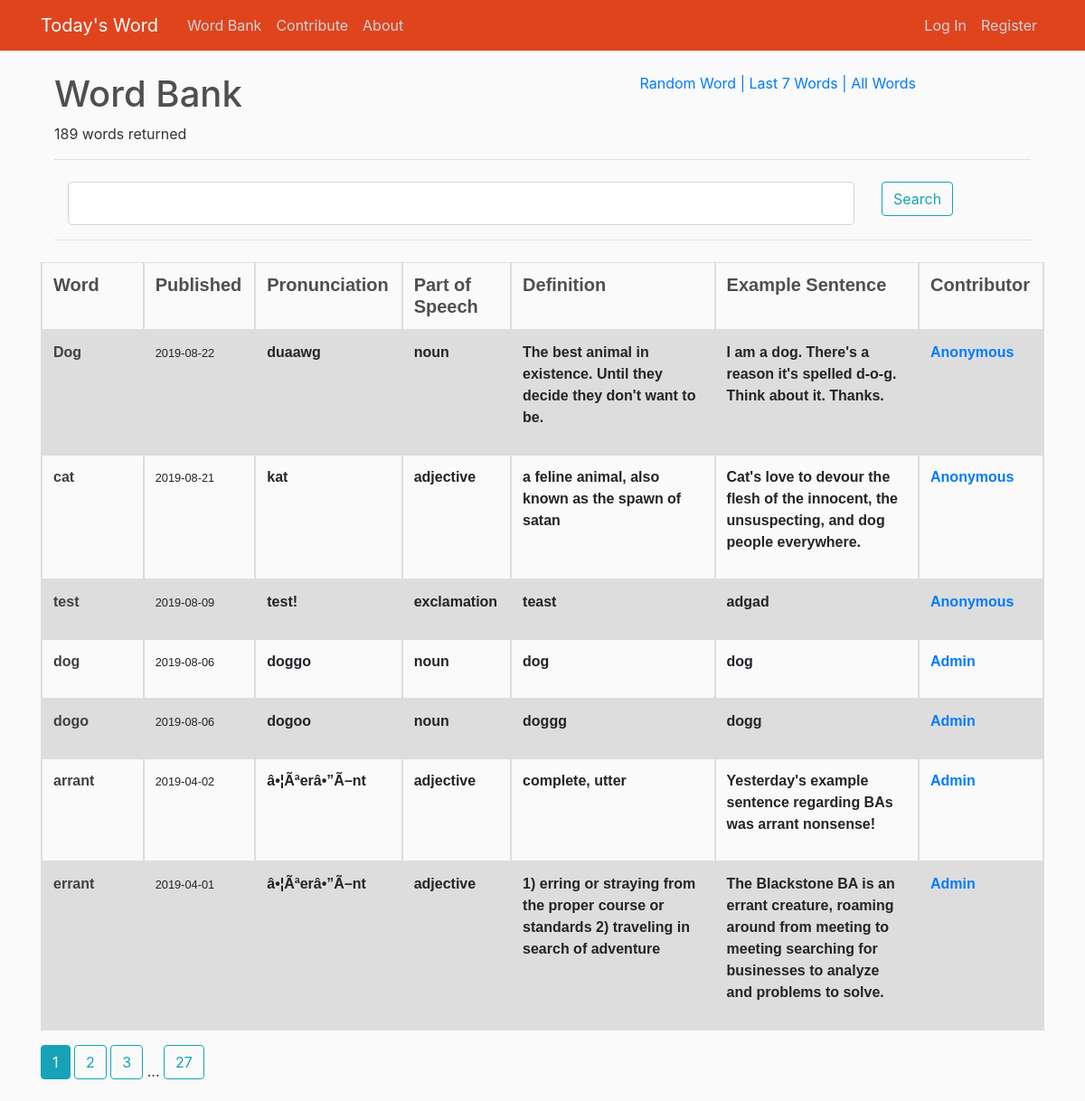
/word_bank, run on an earlier commit of the app's database.
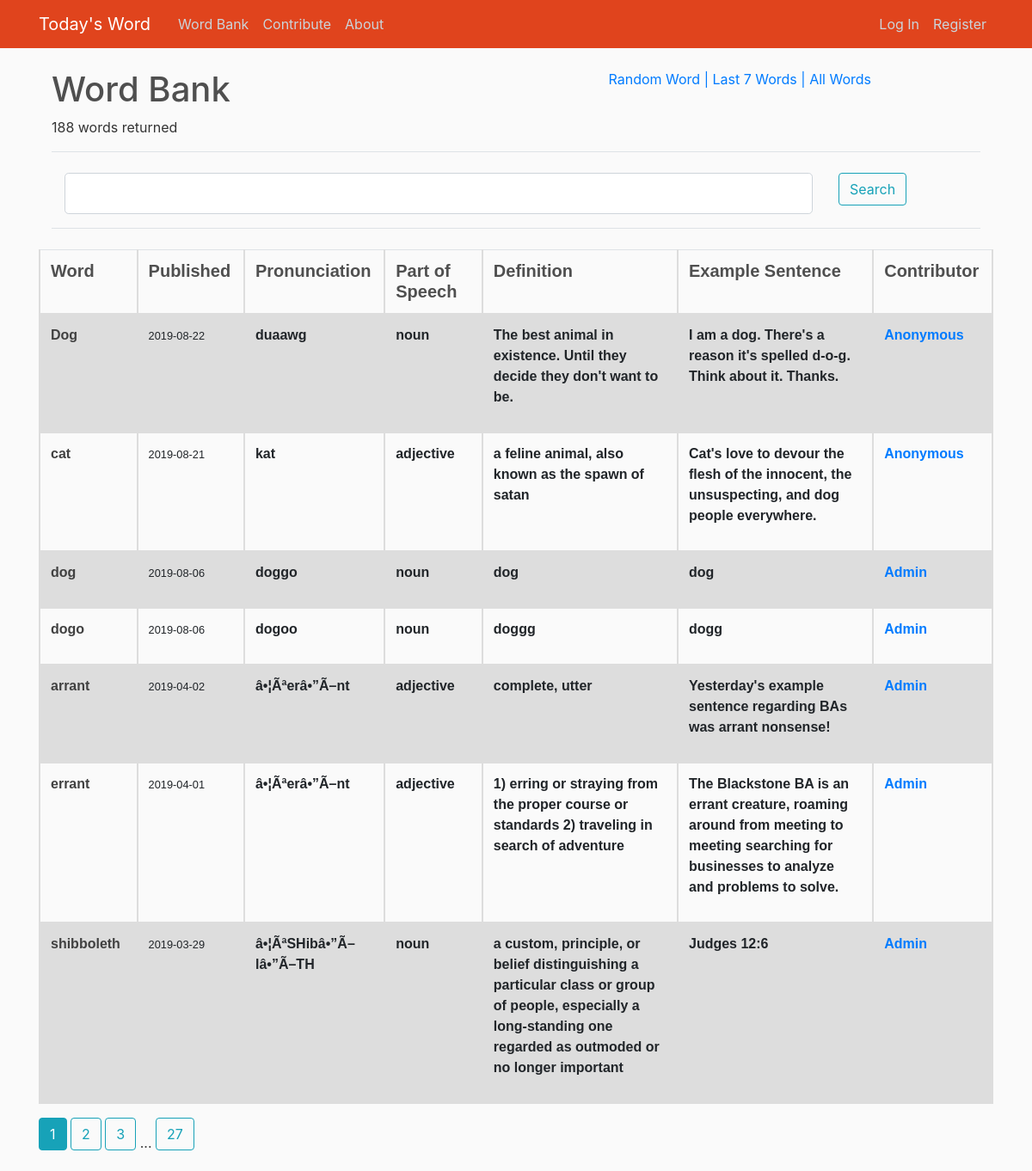
And on a later commit of the database.
### wotd/models.py (models this page shows, shortened)
class Word(db.Model):
    id = db.Column(db.Integer, primary_key=True)
    word = db.Column(db.String(100), nullable=False)
    partOfSpeech_id = db.Column(db.Integer, db.ForeignKey('part_of_speech.id'), nullable=False)
    definition = db.Column(db.Text, nullable=False)
    exampleSentence = db.Column(db.Text, nullable=False)
    ipa = db.Column(db.Text, nullable=True)
    date_added = db.Column(db.DateTime, nullable=False, default=datetime.utcnow)
    date_published = db.Column(db.Date, nullable=True)
    user_id = db.Column(db.Integer, db.ForeignKey('user.id'), nullable=True)

class PartOfSpeech(db.Model):
    id = db.Column(db.Integer, primary_key=True)
    partOfSpeech = db.Column(db.String(100), nullable=False)
    words = db.relationship('Word', backref='part_o_speech', lazy=True)

class User(db.Model, UserMixin):
    id = db.Column(db.Integer, primary_key=True)
    username = db.Column(db.String(20), unique=True, nullable=False)
    email = db.Column(db.String(120), unique=True, nullable=False)
    image_file = db.Column(db.String(20), nullable=False, default='default.jpg')
    password = db.Column(db.String(60), nullable=False)
    isAdmin = db.Column(db.Boolean, nullable=False, default=False)
    words = db.relationship('Word', backref='contributor', lazy=True)

### wotd/words/routes.py (the view)
@words.route("/word_bank", methods=['GET', 'POST'])
def word_bank():
    form = SearchForm()
    if form.validate_on_submit and form.search_data.data is not None:
        return redirect(url_for('words.word_bank_search', search_term=form.search_data.data))
    else:
        today = datetime.date(datetime.now())
        page = request.args.get('page', 1, type=int)
        words = Word.query\
            .filter(and_(Word.date_published is not None, Word.date_published <= today))\
            .order_by(Word.date_published.desc())\
            .paginate(per_page=7, page=page)
        num = str(words.total)
    return render_template('word_bank.html', title='Word Bank', words=words, form=form, words_number=num)

### wotd/main/forms.py
class SearchForm(FlaskForm):
    search_data = StringField('Search')
    submit = SubmitField('Search')

### wotd/templates/word_bank.html (shortened to what this page needs)
{% extends "layout.html" %}
{% block content %}
    <div class="container">
        <div class="row">
            <div class="col-md-7">
                <h1>Word Bank</h1>
                {% if words_number == '1' %}
                    <p>1 word returned</p>
                {% else %}
                    <p>{{ words_number + " words returned" }}</p>
                {% endif %}
            </div>
            <div class="col-md-5">
                    <a href="{{ url_for('words.word_random') }}">Random Word</a>
                    <a href="{{ url_for('words.word_bank') }}"> | Last 7 Words</a>
                    <a href="{{ url_for('words.word_bank_search', search_term=' ') }}"> | All Words</a>
            </div>
        </div>
        <div class="row">
            <form method="POST" action="" class="col-md-12 input-group">
                <legend class="border-bottom mb-4">{{ legend }}</legend>
                <div class="form-group col-md-10">
                    <fieldset >
                        <div>
                            {% if form.search_data.errors %}
                                {{ form.search_data(class="form-control form-control-lg is-invalid") }}
                                <div class="invalid-feedback">
                                    {% for error in form.search_data.errors %}
                                        <span> {{ error }} </span>
                                    {% endfor %}
                                </div>
                            {% else %}
                                {{ form.search_data(class="form-control form-control-lg") }}
                            {% endif %}
                        </div>
                    </fieldset>
                </div>
                <div class="form-group col-md-2">
                    {{ form.submit(class="btn btn-outline-info") }}
                </div>
                <legend class="border-bottom mb-4">{{ legend }}</legend>
            </form>
        </div>
    </div>
    <table class="table">
        <colgroup>
            <col class="tbl-col-10" />
            <col class="tbl-col-10" />
            <col class="tbl-col-10" />
            <col class="tbl-col-10" />
            <col class="tbl-col-20" />
            <col class="tbl-col-20" />
            <col class="tbl-col-10" />
        </colgroup>
        <tr class="tr">
            <th><h5 class="article-header">Word</h5></th>
            <th><h5 class="article-header">Published</h5></th>
            <th><h5 class="article-header">Pronunciation</h5></th>
            <th><h5 class="article-header">Part of Speech</h5></th>
            <th><h5 class="article-header">Definition</h5></th>
            <th><h5 class="article-header">Example Sentence</h5></th>
            <th><h5 class="article-header">Contributor</h5></th>
        </tr>
    {% for word in words.items %}
        <tr class="tr">
            <th>
                <b><a class="article-content" href="{{ url_for('words.word', word_id = word.id) }}">{{ word.word }}</a></b>
            </th>
            <th>
                <small>{{ word.date_published }}</small>
            </th>
            <th>
                {% if word.ipa %}
                    <p>{{ word.ipa }}</p>
                {% else %}
                    <p> </p>
                {% endif %}
            </th>
            <th>
                <p>{{ word.part_o_speech.partOfSpeech }}</p>
            </th>
            <th class="tbl-col-30">
                <p>{{ word.definition }}</p>
            </th>
            <th class="tbl-col-30">
                <p>{{ word.exampleSentence }}</p>
            </th>
            <th>
                {% if word.contributor %}
                    <a href="{{ url_for('words.word_bank_user', user_id=word.user_id) }}">{{ word.contributor.username }}</a>
                {% else %}
                    <p>Anonymous</p>
                {% endif %}
            </th>
        </tr>
    {% endfor %}
    </table>
    {% for page_num in words.iter_pages(left_edge=1, right_edge=1, left_current=2, right_current=3) %}
        {% if page_num %}
            {% if words.page == page_num %}
                <a class="btn btn-info mb-4" href="{{ url_for('words.word_bank', page=page_num) }}">{{ page_num }}</a>
            {% else %}
                <a class="btn btn-outline-info mb-4" href="{{ url_for('words.word_bank', page=page_num) }}">{{ page_num }}</a>
            {% endif %}
        {% else %}
            ...
        {% endif %}
    {% endfor %}
{% endblock content %}

### wotd/templates/layout.html (shortened to what this page needs)
<!DOCTYPE html>
<html lang="en">
  <head>
    <link rel="stylesheet" href="https://stackpath.bootstrapcdn.com/bootstrap/4.3.1/css/bootstrap.min.css">
    <link rel="stylesheet" type="text/css" href="{{ url_for('static', filename='main.css') }}">
  </head>
  <body>
    <header class="site-header">
        <nav class="navbar navbar-expand-md navbar-dark bg-scarlet fixed-top">
            <div class="container">
              <a class="navbar-brand mr-4 nav-item" href="/">Today's Word</a>
              <div class="collapse navbar-collapse" id="navbarToggle">
                <div class="navbar-nav mr-auto">
                  <a class="nav-item nav-link" href="{{ url_for('words.word_bank') }}">Word Bank</a>
                  <a class="nav-item nav-link" href="{{ url_for('words.new_word') }}">Contribute</a>
                  <a class="nav-item nav-link" href="{{ url_for('main.about') }}">About</a>
                </div>
                <div class="navbar-nav">
                  {% if current_user.is_authenticated %}
                    {% if current_user.isAdmin %}
                      <a class="nav-item nav-link" href="{{ url_for('admins.admin') }}">Admin</a>
                    {% endif %}
                    <a class="nav-item nav-link" href="{{ url_for('users.account') }}">Account</a>
                    <a class="nav-item nav-link" href="{{ url_for('users.logout') }}">Log Out</a>
                  {% else %}
                    <a class="nav-item nav-link" href="{{ url_for('users.login') }}">Log In</a>
                    <a class="nav-item nav-link" href="{{ url_for('users.register') }}">Register</a>
                  {% endif %}
                </div>
              </div>
            </div>
        </nav>
    </header>
    <main role="main" class="container">
      <div class="row">
        <div class="col-md-12">
          {% block content %}{% endblock %}
        </div>
      </div>
    </main>
  </body>
</html>

### wotd/static/main.css (style rules this page uses)
body { background: #fafafa; color: #333333; margin-top: 5rem; }
h1, h2, h3, h4, h5, h6 { color: #4f4f4f; }
.bg-scarlet { background-color: #e0441d; }
.site-header .navbar-nav .nav-link { color: #cbd5db; }
.article-header { font-weight: bold; margin-bottom: 1px }
.article-content { color: #414141 }
.table { font-family: arial, sans-serif; border-collapse: collapse; width: 100%; }
.td, th { border: 2px solid #dddddd; text-align: left; padding: 8px; word-wrap: break-word; }
.tr:nth-child(even) { background-color: #dddddd; }
.tbl-col-10 { width: 10%; }
.tbl-col-20 { width: 20%; }

What changed in the data, as far as the page shows it:
removed Word: word "test", date_published "2019-08-09", ipa "test!", part_o_speech.partOfSpeech "exclamation", definition "teast", exampleSentence "adgad", contributor.username "Anonymous"
now on this page (row unchanged): Word: word "shibboleth", date_published "2019-03-29", ipa "â•¦ÃªSHibâ•”Ã–lâ•”Ã–TH", part_o_speech.partOfSpeech "noun", definition "a custom, principle, or belief distinguishing a particular class or group of people, especially a long-standing one regarded as outmoded or no longer important", exampleSentence "Judges 12:6", contributor.username "Admin"
Also different on the page:
{{ words_number + " words returned" }}: "189 words returned" → "188 words returned"
